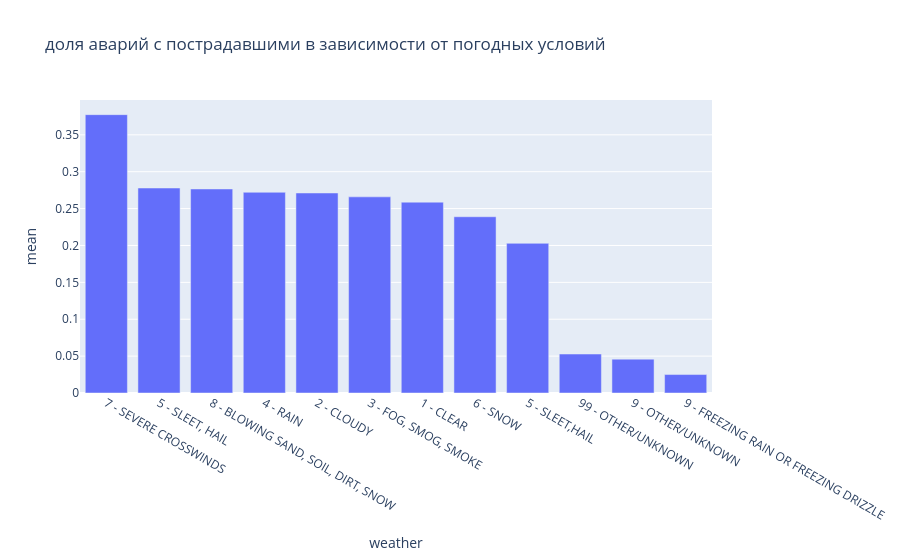

Notebook source saved alongside this figure:
### Markdown cell above
Гипотеза: неблагоприятные погодные условия повышают вероятность ДТП с пострадавшими.

### Code cell
px.bar(df.groupby('weather')['target'].agg(['count', 'mean']).sort_values('mean', ascending=False).reset_index(), 
       x='weather', y='mean', title='доля аварий с пострадавшими в зависимости от погодных условий')

### Figure 1 — Plotly figure (JSON) as saved in the notebook; plotly's stock layout.template omitted (floating-point values rounded to 4 significant figures)
{"data": [{"hovertemplate": "weather=%{x}<br>mean=%{y}<extra></extra>", "legendgroup": "", "marker": {"color": "#636efa", "pattern": {"shape": ""}}, "name": "", "orientation": "v", "showlegend": false, "textposition": "auto", "type": "bar", "x": ["7 - SEVERE CROSSWINDS", "5 - SLEET, HAIL", "8 - BLOWING SAND, SOIL, DIRT, SNOW", "4 - RAIN", "2 - CLOUDY", "3 - FOG, SMOG, SMOKE", "1 - CLEAR", "6 - SNOW", "5 - SLEET,HAIL", "99 - OTHER/UNKNOWN", "9 - OTHER/UNKNOWN", "9 - FREEZING RAIN OR FREEZING DRIZZLE"], "xaxis": "x", "y": [0.3774, 0.2779, 0.2766, 0.2721, 0.2712, 0.2659, 0.2587, 0.2389, 0.2029, 0.05285, 0.04591, 0.025], "yaxis": "y"}], "layout": {"barmode": "relative", "legend": {"tracegroupgap": 0}, "title": {"text": "доля аварий с пострадавшими в зависимости от погодных условий"}, "xaxis": {"anchor": "y", "domain": [0, 1], "title": {"text": "weather"}}, "yaxis": {"anchor": "x", "domain": [0, 1], "title": {"text": "mean"}}}}
